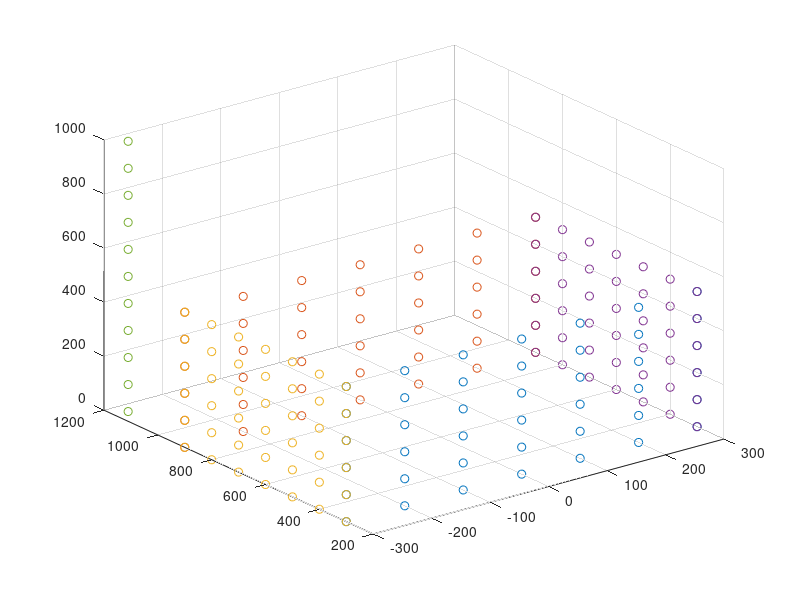

Here is the MATLAB script that generated this plot: (Note: this script raises an error after producing the figure.)
%Plot obstacles

[X Y Z]=meshgrid(-300:100:300, 300, 0:100:500);
front=[reshape(X,[],1),reshape(Y,[],1),reshape(Z,[],1)];
scatter3(front(:,1), front(:,2), front(:,3))
hold on
%back
[X Y Z]=meshgrid(-300:100:300, 900, 0:100:500);
back=[reshape(X,[],1),reshape(Y,[],1),reshape(Z,[],1)];
scatter3(back(:,1), back(:,2), back(:,3))
%left
[X Y Z]=meshgrid(-300, 300:100:900, 0:100:500);
left=[reshape(X,[],1),reshape(Y,[],1),reshape(Z,[],1)];
scatter3(left(:,1), left(:,2), left(:,3))

%right
[X Y Z]=meshgrid(300, 300:100:900, 0:100:500);
right=[reshape(X,[],1),reshape(Y,[],1),reshape(Z,[],1)];
scatter3(right(:,1), right(:,2), right(:,3))

%inspector position
inspectorPos = zeros(11,3);
inspectorPos(:,1)=-277.1;
inspectorPos(:,2)=1160;
inspectorPos(:,3)=(0:100:1000)';
scatter3(inspectorPos(:,1),inspectorPos(:,2), inspectorPos(:,3))

%%%%%%%%%%%%%%%%%%%%%%%%%%%%%%%%%%%%%%%%%%%%%%%%%%%%%%%%%%%%%%%%%%%%%%%%


loc=0;


%%%%%%%%%%%%%%%%%%%%%%%%%%%%%%%%%%
%Configuration 1 - Start Position%
%%%%%%%%%%%%%%%%%%%%%%%%%%%%%%%%%%

q1= [pi/8, 1200, 300]; %STARTING VALUE
%tested with 0,400,870 and pi/8, 1200, 300
t0=forKinDW(q1(1), q1(2), q1(3));
pos1=([t0(1,4), t0(2,4), t0(3,4)]);

%%%%%%%%%%%%%%%%%%%%%%%%%%%%%%%%
%Configuration 2 - End Position%
%%%%%%%%%%%%%%%%%%%%%%%%%%%%%%%%
q2= [-pi/7, 900, 500]; %ENDING VALUE 
%tested with pi/8,1200,300 and -pi/7, 900, 500

%EE Position
t1=forKinDW(q2(1), q2(2), q2(3));
pos2=([t1(1,4), t1(2,4), t1(3,4)]);


scatter3(pos1(1), pos1(2), pos1(3))
xlabel('x-axis')
ylabel('y-axis')
zlabel('z-axis')
grid on
hold on
scatter3(pos2(1), pos2(2), pos2(3))


qInt=q1;
%check torque on each joint
torqueInt = generateField(pos1, pos2);


while loc ==0

% posTest = posInt + 50*forceInt/norm(forceInt);
%posInt = posTest;

%change joint value based on torque
qInt=q1 + 50000*torqueInt/norm(torqueInt);
qInt(2)=q1(2) + 10000*torqueInt(2)/norm(torqueInt);
qInt(1)=q1(1) + 0.00000000001*pi*torqueInt(1);

%convert back to XYZ
 t0= forKinDW(qInt(1), qInt(2),qInt(3));
posOld = posInt;
 posInt = ([t0(1,4), t0(2,4), t0(3,4)]);

%generate new torque values
q1=qInt;

torqueInt = generateField(posInt, pos2);

scatter3(posInt(1), posInt(2), posInt(3))

%if within 5cm
if norm(posInt-pos2) < 50
loc =1;
end
forceInt = generateField(posInt, pos2);
end

